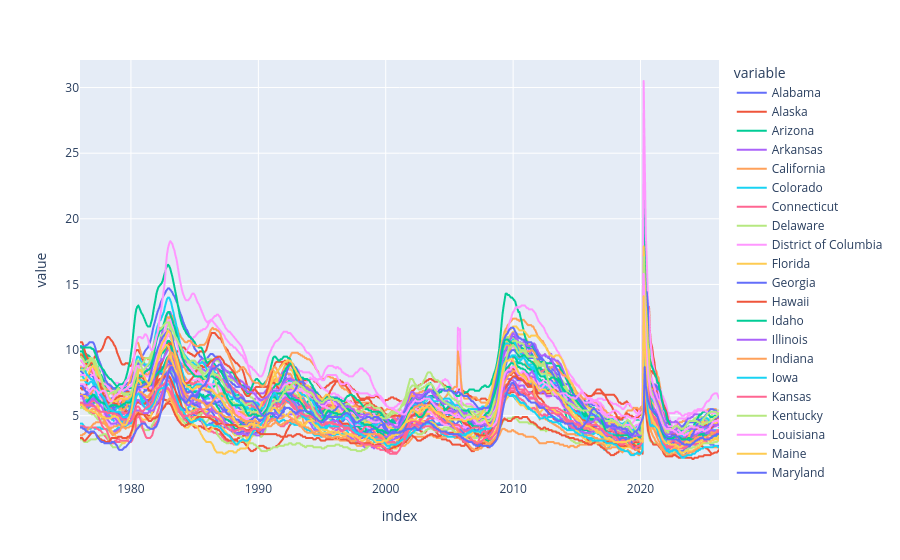

The notebook cell saved with this chart:
### Markdown cell above
# PART 3: Pull and plot state unemployment data

Note: the graph in this step cannot be shown in GitHub's preview mode.

### Code cell
# This dictionary is here to loop through all US states, and rename
# columns to use the full state names
us_states = {
    "AL": "Alabama",
    "AK": "Alaska",
    "AZ": "Arizona",
    "AR": "Arkansas",
    "CA": "California",
    "CO": "Colorado",
    "CT": "Connecticut",
    "DE": "Delaware",
    "DC": "District of Columbia",
    "FL": "Florida",
    "GA": "Georgia",
    "HI": "Hawaii",
    "ID": "Idaho",
    "IL": "Illinois",
    "IN": "Indiana",
    "IA": "Iowa",
    "KS": "Kansas",
    "KY": "Kentucky",
    "LA": "Louisiana",
    "ME": "Maine",
    "MD": "Maryland",
    "MA": "Massachusetts",
    "MI": "Michigan",
    "MN": "Minnesota",
    "MS": "Mississippi",
    "MO": "Missouri",
    "MT": "Montana",
    "NE": "Nebraska",
    "NV": "Nevada",
    "NH": "New Hampshire",
    "NJ": "New Jersey",
    "NM": "New Mexico",
    "NY": "New York",
    "NC": "North Carolina",
    "ND": "North Dakota",
    "OH": "Ohio",
    "OK": "Oklahoma",
    "OR": "Oregon",
    "PA": "Pennsylvania",
    "RI": "Rhode Island",
    "SC": "South Carolina",
    "SD": "South Dakota",
    "TN": "Tennessee",
    "TX": "Texas",
    "UT": "Utah",
    "VT": "Vermont",
    "VA": "Virginia",
    "WA": "Washington",
    "WV": "West Virginia",
    "WI": "Wisconsin",
    "WY": "Wyoming",
}

# List of DataFrames for each state's unemployment data
all_results = []
for state in list(us_states.keys()):
    # The series code for each state's unemployment data is: abbreviation + "UR"
    results = fred.get_series(state+'UR')
    results = results.to_frame(name=us_states[state])
    all_results.append(results)
    time.sleep(0.1) # Pause to avoid getting blocked

# Combine uneployment data of all states into one DataFrame
uemp_states = pd.concat(all_results, axis=1)

# Drop all null values from the frame, then plot all states' unemployment data
uemp_states = uemp_states.dropna()
px.line(uemp_states)

### Figure 1 — Plotly figure (JSON) as saved in the notebook; plotly's stock layout.template omitted (floating-point values rounded to 4 significant figures; data arrays with more than 128 entries replaced by an {"elided": "..."} marker saying what was removed)
{"data": [{"hovertemplate": "variable=Alabama<br>index=%{x}<br>value=%{y}<extra></extra>", "legendgroup": "Alabama", "line": {"color": "#636efa", "dash": "solid"}, "marker": {"symbol": "circle"}, "mode": "lines", "name": "Alabama", "showlegend": true, "type": "scattergl", "x": {"elided": "602 str values"}, "xaxis": "x", "y": {"elided": "602 float values"}, "yaxis": "y"}, {"hovertemplate": "variable=Alaska<br>index=%{x}<br>value=%{y}<extra></extra>", "legendgroup": "Alaska", "line": {"color": "#EF553B", "dash": "solid"}, "marker": {"symbol": "circle"}, "mode": "lines", "name": "Alaska", "showlegend": true, "type": "scattergl", "x": {"elided": "602 str values"}, "xaxis": "x", "y": {"elided": "602 float values"}, "yaxis": "y"}, {"hovertemplate": "variable=Arizona<br>index=%{x}<br>value=%{y}<extra></extra>", "legendgroup": "Arizona", "line": {"color": "#00cc96", "dash": "solid"}, "marker": {"symbol": "circle"}, "mode": "lines", "name": "Arizona", "showlegend": true, "type": "scattergl", "x": {"elided": "602 str values"}, "xaxis": "x", "y": {"elided": "602 float values"}, "yaxis": "y"}, {"hovertemplate": "variable=Arkansas<br>index=%{x}<br>value=%{y}<extra></extra>", "legendgroup": "Arkansas", "line": {"color": "#ab63fa", "dash": "solid"}, "marker": {"symbol": "circle"}, "mode": "lines", "name": "Arkansas", "showlegend": true, "type": "scattergl", "x": {"elided": "602 str values"}, "xaxis": "x", "y": {"elided": "602 float values"}, "yaxis": "y"}, {"hovertemplate": "variable=California<br>index=%{x}<br>value=%{y}<extra></extra>", "legendgroup": "California", "line": {"color": "#FFA15A", "dash": "solid"}, "marker": {"symbol": "circle"}, "mode": "lines", "name": "California", "showlegend": true, "type": "scattergl", "x": {"elided": "602 str values"}, "xaxis": "x", "y": {"elided": "602 float values"}, "yaxis": "y"}, {"hovertemplate": "variable=Colorado<br>index=%{x}<br>value=%{y}<extra></extra>", "legendgroup": "Colorado", "line": {"color": "#19d3f3", "dash": "solid"}, "marker": {"symbol": "circle"}, "mode": "lines", "name": "Colorado", "showlegend": true, "type": "scattergl", "x": {"elided": "602 str values"}, "xaxis": "x", "y": {"elided": "602 float values"}, "yaxis": "y"}, {"hovertemplate": "variable=Connecticut<br>index=%{x}<br>value=%{y}<extra></extra>", "legendgroup": "Connecticut", "line": {"color": "#FF6692", "dash": "solid"}, "marker": {"symbol": "circle"}, "mode": "lines", "name": "Connecticut", "showlegend": true, "type": "scattergl", "x": {"elided": "602 str values"}, "xaxis": "x", "y": {"elided": "602 float values"}, "yaxis": "y"}, {"hovertemplate": "variable=Delaware<br>index=%{x}<br>value=%{y}<extra></extra>", "legendgroup": "Delaware", "line": {"color": "#B6E880", "dash": "solid"}, "marker": {"symbol": "circle"}, "mode": "lines", "name": "Delaware", "showlegend": true, "type": "scattergl", "x": {"elided": "602 str values"}, "xaxis": "x", "y": {"elided": "602 float values"}, "yaxis": "y"}, {"hovertemplate": "variable=District of Columbia<br>index=%{x}<br>value=%{y}<extra></extra>", "legendgroup": "District of Columbia", "line": {"color": "#FF97FF", "dash": "solid"}, "marker": {"symbol": "circle"}, "mode": "lines", "name": "District of Columbia", "showlegend": true, "type": "scattergl", "x": {"elided": "602 str values"}, "xaxis": "x", "y": {"elided": "602 float values"}, "yaxis": "y"}, {"hovertemplate": "variable=Florida<br>index=%{x}<br>value=%{y}<extra></extra>", "legendgroup": "Florida", "line": {"color": "#FECB52", "dash": "solid"}, "marker": {"symbol": "circle"}, "mode": "lines", "name": "Florida", "showlegend": true, "type": "scattergl", "x": {"elided": "602 str values"}, "xaxis": "x", "y": {"elided": "602 float values"}, "yaxis": "y"}, {"hovertemplate": "variable=Georgia<br>index=%{x}<br>value=%{y}<extra></extra>", "legendgroup": "Georgia", "line": {"color": "#636efa", "dash": "solid"}, "marker": {"symbol": "circle"}, "mode": "lines", "name": "Georgia", "showlegend": true, "type": "scattergl", "x": {"elided": "602 str values"}, "xaxis": "x", "y": {"elided": "602 float values"}, "yaxis": "y"}, {"hovertemplate": "variable=Hawaii<br>index=%{x}<br>value=%{y}<extra></extra>", "legendgroup": "Hawaii", "line": {"color": "#EF553B", "dash": "solid"}, "marker": {"symbol": "circle"}, "mode": "lines", "name": "Hawaii", "showlegend": true, "type": "scattergl", "x": {"elided": "602 str values"}, "xaxis": "x", "y": {"elided": "602 float values"}, "yaxis": "y"}, {"hovertemplate": "variable=Idaho<br>index=%{x}<br>value=%{y}<extra></extra>", "legendgroup": "Idaho", "line": {"color": "#00cc96", "dash": "solid"}, "marker": {"symbol": "circle"}, "mode": "lines", "name": "Idaho", "showlegend": true, "type": "scattergl", "x": {"elided": "602 str values"}, "xaxis": "x", "y": {"elided": "602 float values"}, "yaxis": "y"}, {"hovertemplate": "variable=Illinois<br>index=%{x}<br>value=%{y}<extra></extra>", "legendgroup": "Illinois", "line": {"color": "#ab63fa", "dash": "solid"}, "marker": {"symbol": "circle"}, "mode": "lines", "name": "Illinois", "showlegend": true, "type": "scattergl", "x": {"elided": "602 str values"}, "xaxis": "x", "y": {"elided": "602 float values"}, "yaxis": "y"}, {"hovertemplate": "variable=Indiana<br>index=%{x}<br>value=%{y}<extra></extra>", "legendgroup": "Indiana", "line": {"color": "#FFA15A", "dash": "solid"}, "marker": {"symbol": "circle"}, "mode": "lines", "name": "Indiana", "showlegend": true, "type": "scattergl", "x": {"elided": "602 str values"}, "xaxis": "x", "y": {"elided": "602 float values"}, "yaxis": "y"}, {"hovertemplate": "variable=Iowa<br>index=%{x}<br>value=%{y}<extra></extra>", "legendgroup": "Iowa", "line": {"color": "#19d3f3", "dash": "solid"}, "marker": {"symbol": "circle"}, "mode": "lines", "name": "Iowa", "showlegend": true, "type": "scattergl", "x": {"elided": "602 str values"}, "xaxis": "x", "y": {"elided": "602 float values"}, "yaxis": "y"}, {"hovertemplate": "variable=Kansas<br>index=%{x}<br>value=%{y}<extra></extra>", "legendgroup": "Kansas", "line": {"color": "#FF6692", "dash": "solid"}, "marker": {"symbol": "circle"}, "mode": "lines", "name": "Kansas", "showlegend": true, "type": "scattergl", "x": {"elided": "602 str values"}, "xaxis": "x", "y": {"elided": "602 float values"}, "yaxis": "y"}, {"hovertemplate": "variable=Kentucky<br>index=%{x}<br>value=%{y}<extra></extra>", "legendgroup": "Kentucky", "line": {"color": "#B6E880", "dash": "solid"}, "marker": {"symbol": "circle"}, "mode": "lines", "name": "Kentucky", "showlegend": true, "type": "scattergl", "x": {"elided": "602 str values"}, "xaxis": "x", "y": {"elided": "602 float values"}, "yaxis": "y"}, {"hovertemplate": "variable=Louisiana<br>index=%{x}<br>value=%{y}<extra></extra>", "legendgroup": "Louisiana", "line": {"color": "#FF97FF", "dash": "solid"}, "marker": {"symbol": "circle"}, "mode": "lines", "name": "Louisiana", "showlegend": true, "type": "scattergl", "x": {"elided": "602 str values"}, "xaxis": "x", "y": {"elided": "602 float values"}, "yaxis": "y"}, {"hovertemplate": "variable=Maine<br>index=%{x}<br>value=%{y}<extra></extra>", "legendgroup": "Maine", "line": {"color": "#FECB52", "dash": "solid"}, "marker": {"symbol": "circle"}, "mode": "lines", "name": "Maine", "showlegend": true, "type": "scattergl", "x": {"elided": "602 str values"}, "xaxis": "x", "y": {"elided": "602 float values"}, "yaxis": "y"}, {"hovertemplate": "variable=Maryland<br>index=%{x}<br>value=%{y}<extra></extra>", "legendgroup": "Maryland", "line": {"color": "#636efa", "dash": "solid"}, "marker": {"symbol": "circle"}, "mode": "lines", "name": "Maryland", "showlegend": true, "type": "scattergl", "x": {"elided": "602 str values"}, "xaxis": "x", "y": {"elided": "602 float values"}, "yaxis": "y"}, {"hovertemplate": "variable=Massachusetts<br>index=%{x}<br>value=%{y}<extra></extra>", "legendgroup": "Massachusetts", "line": {"color": "#EF553B", "dash": "solid"}, "marker": {"symbol": "circle"}, "mode": "lines", "name": "Massachusetts", "showlegend": true, "type": "scattergl", "x": {"elided": "602 str values"}, "xaxis": "x", "y": {"elided": "602 float values"}, "yaxis": "y"}, {"hovertemplate": "variable=Michigan<br>index=%{x}<br>value=%{y}<extra></extra>", "legendgroup": "Michigan", "line": {"color": "#00cc96", "dash": "solid"}, "marker": {"symbol": "circle"}, "mode": "lines", "name": "Michigan", "showlegend": true, "type": "scattergl", "x": {"elided": "602 str values"}, "xaxis": "x", "y": {"elided": "602 float values"}, "yaxis": "y"}, {"hovertemplate": "variable=Minnesota<br>index=%{x}<br>value=%{y}<extra></extra>", "legendgroup": "Minnesota", "line": {"color": "#ab63fa", "dash": "solid"}, "marker": {"symbol": "circle"}, "mode": "lines", "name": "Minnesota", "showlegend": true, "type": "scattergl", "x": {"elided": "602 str values"}, "xaxis": "x", "y": {"elided": "602 float values"}, "yaxis": "y"}, {"hovertemplate": "variable=Mississippi<br>index=%{x}<br>value=%{y}<extra></extra>", "legendgroup": "Mississippi", "line": {"color": "#FFA15A", "dash": "solid"}, "marker": {"symbol": "circle"}, "mode": "lines", "name": "Mississippi", "showlegend": true, "type": "scattergl", "x": {"elided": "602 str values"}, "xaxis": "x", "y": {"elided": "602 float values"}, "yaxis": "y"}, {"hovertemplate": "variable=Missouri<br>index=%{x}<br>value=%{y}<extra></extra>", "legendgroup": "Missouri", "line": {"color": "#19d3f3", "dash": "solid"}, "marker": {"symbol": "circle"}, "mode": "lines", "name": "Missouri", "showlegend": true, "type": "scattergl", "x": {"elided": "602 str values"}, "xaxis": "x", "y": {"elided": "602 float values"}, "yaxis": "y"}, {"hovertemplate": "variable=Montana<br>index=%{x}<br>value=%{y}<extra></extra>", "legendgroup": "Montana", "line": {"color": "#FF6692", "dash": "solid"}, "marker": {"symbol": "circle"}, "mode": "lines", "name": "Montana", "showlegend": true, "type": "scattergl", "x": {"elided": "602 str values"}, "xaxis": "x", "y": {"elided": "602 float values"}, "yaxis": "y"}, {"hovertemplate": "variable=Nebraska<br>index=%{x}<br>value=%{y}<extra></extra>", "legendgroup": "Nebraska", "line": {"color": "#B6E880", "dash": "solid"}, "marker": {"symbol": "circle"}, "mode": "lines", "name": "Nebraska", "showlegend": true, "type": "scattergl", "x": {"elided": "602 str values"}, "xaxis": "x", "y": {"elided": "602 float values"}, "yaxis": "y"}, {"hovertemplate": "variable=Nevada<br>index=%{x}<br>value=%{y}<extra></extra>", "legendgroup": "Nevada", "line": {"color": "#FF97FF", "dash": "solid"}, "marker": {"symbol": "circle"}, "mode": "lines", "name": "Nevada", "showlegend": true, "type": "scattergl", "x": {"elided": "602 str values"}, "xaxis": "x", "y": {"elided": "602 float values"}, "yaxis": "y"}, {"hovertemplate": "variable=New Hampshire<br>index=%{x}<br>value=%{y}<extra></extra>", "legendgroup": "New Hampshire", "line": {"color": "#FECB52", "dash": "solid"}, "marker": {"symbol": "circle"}, "mode": "lines", "name": "New Hampshire", "showlegend": true, "type": "scattergl", "x": {"elided": "602 str values"}, "xaxis": "x", "y": {"elided": "602 float values"}, "yaxis": "y"}, {"hovertemplate": "variable=New Jersey<br>index=%{x}<br>value=%{y}<extra></extra>", "legendgroup": "New Jersey", "line": {"color": "#636efa", "dash": "solid"}, "marker": {"symbol": "circle"}, "mode": "lines", "name": "New Jersey", "showlegend": true, "type": "scattergl", "x": {"elided": "602 str values"}, "xaxis": "x", "y": {"elided": "602 float values"}, "yaxis": "y"}, {"hovertemplate": "variable=New Mexico<br>index=%{x}<br>value=%{y}<extra></extra>", "legendgroup": "New Mexico", "line": {"color": "#EF553B", "dash": "solid"}, "marker": {"symbol": "circle"}, "mode": "lines", "name": "New Mexico", "showlegend": true, "type": "scattergl", "x": {"elided": "602 str values"}, "xaxis": "x", "y": {"elided": "602 float values"}, "yaxis": "y"}, {"hovertemplate": "variable=New York<br>index=%{x}<br>value=%{y}<extra></extra>", "legendgroup": "New York", "line": {"color": "#00cc96", "dash": "solid"}, "marker": {"symbol": "circle"}, "mode": "lines", "name": "New York", "showlegend": true, "type": "scattergl", "x": {"elided": "602 str values"}, "xaxis": "x", "y": {"elided": "602 float values"}, "yaxis": "y"}, {"hovertemplate": "variable=North Carolina<br>index=%{x}<br>value=%{y}<extra></extra>", "legendgroup": "North Carolina", "line": {"color": "#ab63fa", "dash": "solid"}, "marker": {"symbol": "circle"}, "mode": "lines", "name": "North Carolina", "showlegend": true, "type": "scattergl", "x": {"elided": "602 str values"}, "xaxis": "x", "y": {"elided": "602 float values"}, "yaxis": "y"}, {"hovertemplate": "variable=North Dakota<br>index=%{x}<br>value=%{y}<extra></extra>", "legendgroup": "North Dakota", "line": {"color": "#FFA15A", "dash": "solid"}, "marker": {"symbol": "circle"}, "mode": "lines", "name": "North Dakota", "showlegend": true, "type": "scattergl", "x": {"elided": "602 str values"}, "xaxis": "x", "y": {"elided": "602 float values"}, "yaxis": "y"}, {"hovertemplate": "variable=Ohio<br>index=%{x}<br>value=%{y}<extra></extra>", "legendgroup": "Ohio", "line": {"color": "#19d3f3", "dash": "solid"}, "marker": {"symbol": "circle"}, "mode": "lines", "name": "Ohio", "showlegend": true, "type": "scattergl", "x": {"elided": "602 str values"}, "xaxis": "x", "y": {"elided": "602 float values"}, "yaxis": "y"}, {"hovertemplate": "variable=Oklahoma<br>index=%{x}<br>value=%{y}<extra></extra>", "legendgroup": "Oklahoma", "line": {"color": "#FF6692", "dash": "solid"}, "marker": {"symbol": "circle"}, "mode": "lines", "name": "Oklahoma", "showlegend": true, "type": "scattergl", "x": {"elided": "602 str values"}, "xaxis": "x", "y": {"elided": "602 float values"}, "yaxis": "y"}, {"hovertemplate": "variable=Oregon<br>index=%{x}<br>value=%{y}<extra></extra>", "legendgroup": "Oregon", "line": {"color": "#B6E880", "dash": "solid"}, "marker": {"symbol": "circle"}, "mode": "lines", "name": "Oregon", "showlegend": true, "type": "scattergl", "x": {"elided": "602 str values"}, "xaxis": "x", "y": {"elided": "602 float values"}, "yaxis": "y"}, {"hovertemplate": "variable=Pennsylvania<br>index=%{x}<br>value=%{y}<extra></extra>", "legendgroup": "Pennsylvania", "line": {"color": "#FF97FF", "dash": "solid"}, "marker": {"symbol": "circle"}, "mode": "lines", "name": "Pennsylvania", "showlegend": true, "type": "scattergl", "x": {"elided": "602 str values"}, "xaxis": "x", "y": {"elided": "602 float values"}, "yaxis": "y"}, {"hovertemplate": "variable=Rhode Island<br>index=%{x}<br>value=%{y}<extra></extra>", "legendgroup": "Rhode Island", "line": {"color": "#FECB52", "dash": "solid"}, "marker": {"symbol": "circle"}, "mode": "lines", "name": "Rhode Island", "showlegend": true, "type": "scattergl", "x": {"elided": "602 str values"}, "xaxis": "x", "y": {"elided": "602 float values"}, "yaxis": "y"}, {"hovertemplate": "variable=South Carolina<br>index=%{x}<br>value=%{y}<extra></extra>", "legendgroup": "South Carolina", "line": {"color": "#636efa", "dash": "solid"}, "marker": {"symbol": "circle"}, "mode": "lines", "name": "South Carolina", "showlegend": true, "type": "scattergl", "x": {"elided": "602 str values"}, "xaxis": "x", "y": {"elided": "602 float values"}, "yaxis": "y"}, {"hovertemplate": "variable=South Dakota<br>index=%{x}<br>value=%{y}<extra></extra>", "legendgroup": "South Dakota", "line": {"color": "#EF553B", "dash": "solid"}, "marker": {"symbol": "circle"}, "mode": "lines", "name": "South Dakota", "showlegend": true, "type": "scattergl", "x": {"elided": "602 str values"}, "xaxis": "x", "y": {"elided": "602 float values"}, "yaxis": "y"}, {"hovertemplate": "variable=Tennessee<br>index=%{x}<br>value=%{y}<extra></extra>", "legendgroup": "Tennessee", "line": {"color": "#00cc96", "dash": "solid"}, "marker": {"symbol": "circle"}, "mode": "lines", "name": "Tennessee", "showlegend": true, "type": "scattergl", "x": {"elided": "602 str values"}, "xaxis": "x", "y": {"elided": "602 float values"}, "yaxis": "y"}, {"hovertemplate": "variable=Texas<br>index=%{x}<br>value=%{y}<extra></extra>", "legendgroup": "Texas", "line": {"color": "#ab63fa", "dash": "solid"}, "marker": {"symbol": "circle"}, "mode": "lines", "name": "Texas", "showlegend": true, "type": "scattergl", "x": {"elided": "602 str values"}, "xaxis": "x", "y": {"elided": "602 float values"}, "yaxis": "y"}, {"hovertemplate": "variable=Utah<br>index=%{x}<br>value=%{y}<extra></extra>", "legendgroup": "Utah", "line": {"color": "#FFA15A", "dash": "solid"}, "marker": {"symbol": "circle"}, "mode": "lines", "name": "Utah", "showlegend": true, "type": "scattergl", "x": {"elided": "602 str values"}, "xaxis": "x", "y": {"elided": "602 float values"}, "yaxis": "y"}, {"hovertemplate": "variable=Vermont<br>index=%{x}<br>value=%{y}<extra></extra>", "legendgroup": "Vermont", "line": {"color": "#19d3f3", "dash": "solid"}, "marker": {"symbol": "circle"}, "mode": "lines", "name": "Vermont", "showlegend": true, "type": "scattergl", "x": {"elided": "602 str values"}, "xaxis": "x", "y": {"elided": "602 float values"}, "yaxis": "y"}, {"hovertemplate": "variable=Virginia<br>index=%{x}<br>value=%{y}<extra></extra>", "legendgroup": "Virginia", "line": {"color": "#FF6692", "dash": "solid"}, "marker": {"symbol": "circle"}, "mode": "lines", "name": "Virginia", "showlegend": true, "type": "scattergl", "x": {"elided": "602 str values"}, "xaxis": "x", "y": {"elided": "602 float values"}, "yaxis": "y"}, {"hovertemplate": "variable=Washington<br>index=%{x}<br>value=%{y}<extra></extra>", "legendgroup": "Washington", "line": {"color": "#B6E880", "dash": "solid"}, "marker": {"symbol": "circle"}, "mode": "lines", "name": "Washington", "showlegend": true, "type": "scattergl", "x": {"elided": "602 str values"}, "xaxis": "x", "y": {"elided": "602 float values"}, "yaxis": "y"}, {"hovertemplate": "variable=West Virginia<br>index=%{x}<br>value=%{y}<extra></extra>", "legendgroup": "West Virginia", "line": {"color": "#FF97FF", "dash": "solid"}, "marker": {"symbol": "circle"}, "mode": "lines", "name": "West Virginia", "showlegend": true, "type": "scattergl", "x": {"elided": "602 str values"}, "xaxis": "x", "y": {"elided": "602 float values"}, "yaxis": "y"}, {"hovertemplate": "variable=Wisconsin<br>index=%{x}<br>value=%{y}<extra></extra>", "legendgroup": "Wisconsin", "line": {"color": "#FECB52", "dash": "solid"}, "marker": {"symbol": "circle"}, "mode": "lines", "name": "Wisconsin", "showlegend": true, "type": "scattergl", "x": {"elided": "602 str values"}, "xaxis": "x", "y": {"elided": "602 float values"}, "yaxis": "y"}, {"hovertemplate": "variable=Wyoming<br>index=%{x}<br>value=%{y}<extra></extra>", "legendgroup": "Wyoming", "line": {"color": "#636efa", "dash": "solid"}, "marker": {"symbol": "circle"}, "mode": "lines", "name": "Wyoming", "showlegend": true, "type": "scattergl", "x": {"elided": "602 str values"}, "xaxis": "x", "y": {"elided": "602 float values"}, "yaxis": "y"}], "layout": {"legend": {"title": {"text": "variable"}, "tracegroupgap": 0}, "margin": {"t": 60}, "xaxis": {"anchor": "y", "domain": [0, 1], "title": {"text": "index"}}, "yaxis": {"anchor": "x", "domain": [0, 1], "title": {"text": "value"}}}}
